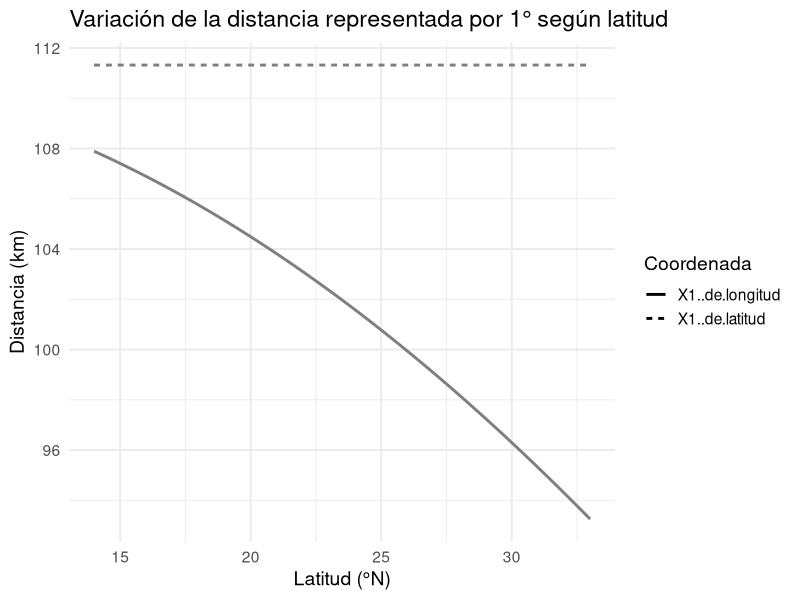

Recreate this plot in R.
## ---- chunk 1

library(ggplot2)
library(reshape2)

# Latitudes para México
latitudes <- seq(14, 33, length.out = 200)
earth_radius_km <- 6371
deg_to_rad <- pi / 180

# Calcular longitudes
length_lon_km <- deg_to_rad * earth_radius_km * cos(latitudes * deg_to_rad)
length_lat_km <- rep(111.32, length(latitudes))

# Data frame
df <- data.frame(
  Latitud = latitudes,
  `1° de longitud` = length_lon_km,
  `1° de latitud` = length_lat_km
)

df_long <- melt(df, id.vars = "Latitud")

# Plot
ggplot(df_long, aes(x = Latitud, y = value, color = variable, linetype = variable)) +
  geom_line(size = 1) +
  scale_color_manual(values = c("1° de longitud" = "orange", "1° de latitud" = "blue")) +
  labs(
    title = "Variación de la distancia representada por 1° según latitud",
    x = "Latitud (°N)", y = "Distancia (km)",
    color = "Coordenada", linetype = "Coordenada"
  ) +
  theme_minimal(base_size = 14)
